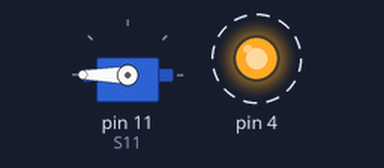
Simulated run of this sketch. Board: Arduino Uno, built with avr-gcc and run on an emulated ATmega328P. Parts: servo, output pins drawn as LEDs (lit = HIGH). Dashed ring = blinking.

Above: at 0.05 s.
Timing chart, 0 to 3.0 s (numbered marks = the images above):
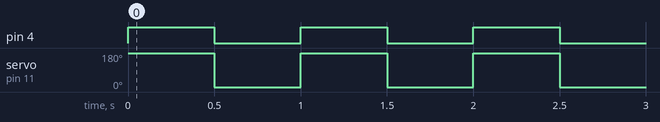

Measured:
- by itself, pin 4: alternates HIGH for 0.50 s and LOW for 0.50 s
- by itself, servo on pin 11 (S11): alternates 180° for 0.50 s and 0° for 0.50 s

The sketch:

Lab2-Osc.ino
```cpp
#include<Servo.h>

Servo S4;
Servo S11;


void setup() {
  // put your setup code here, to run once:
  //S4.attach(4, 1000, 2000);
  S11.attach(11, 1000, 2000);
  pinMode(4, OUTPUT);
}

void loop() {
  // put your main code here, to run repeatedly:
  //S4.write(180);
  digitalWrite(4, HIGH);
  S11.write(180);
  delay(500);
  //S4.write(0);
  digitalWrite(4,LOW);
  S11.write(0);
  delay(500);
}
```
